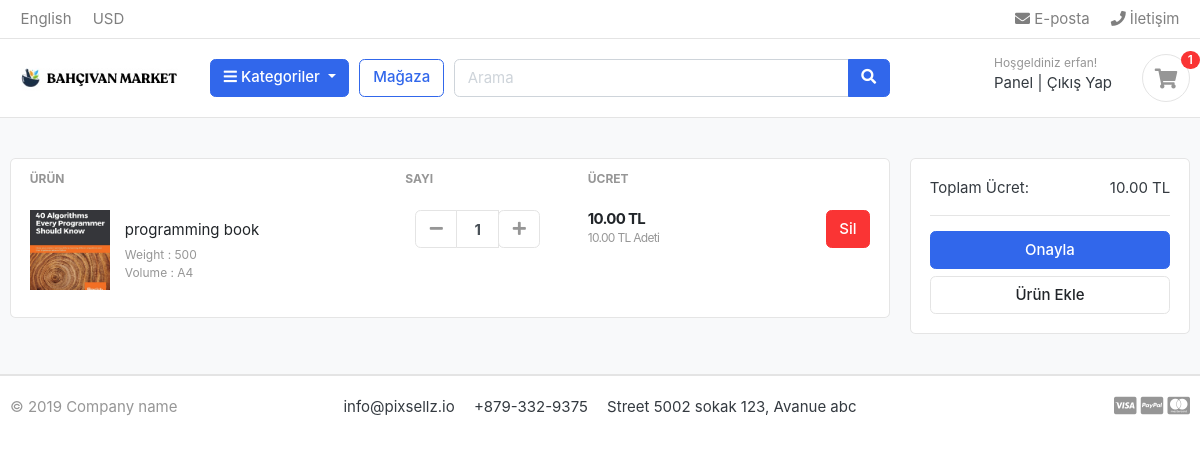
Screenshot of /cart/ (signed in) with the database file from the repository.
### accounts/models.py (models this page shows, shortened)
class Account(AbstractBaseUser):
    first_name = models.CharField(max_length=50,)
    last_name = models.CharField(max_length=50)
    username = models.CharField(max_length=50,unique=True)
    email = models.EmailField(max_length=100,unique=True)
    phone_number = models.CharField(max_length=14)
    date_joined = models.DateTimeField(auto_now_add=True)
    last_login = models.DateTimeField(auto_now_add=True)
    is_admin = models.BooleanField(default=False)
    is_staff = models.BooleanField(default=False)
    is_active = models.BooleanField(default=False)
    is_superadmin = models.BooleanField(default=False)
    USERNAME_FIELD = 'email'
    REQUIRED_FIELDS = ['username','first_name','last_name']
    objects = MyAccountManager()

### carts/models.py (models this page shows, shortened)
class CartItem(models.Model):
    user = models.ForeignKey(Account,on_delete=models.CASCADE,null=True)
    product = models.ForeignKey(Product, on_delete=models.CASCADE)
    variations = models.ManyToManyField(Variation,blank=True)
    cart = models.ForeignKey(Cart, on_delete=models.CASCADE,null=True)
    quantity = models.IntegerField()
    is_active = models.BooleanField(default=True)
    def sub_total(self):
        return self.product.price * self.quantity

### store/models.py (models this page shows, shortened)
class Product(models.Model):
    product_name = models.CharField(max_length=200, unique=True)
    slug = models.SlugField(max_length=200, unique=True)
    product_description = models.TextField(max_length=500, blank=True)
    price = models.DecimalField(max_digits=6, decimal_places=2)
    image = models.ImageField(upload_to='photos/product')
    stock  = models.IntegerField()
    is_avalible = models.BooleanField(default=True)
    category = models.ForeignKey(Category, on_delete=models.CASCADE)
    created_date  = models.DateTimeField(auto_now_add=True)
    modified_date = models.DateTimeField(auto_now = True)
    def get_url(self):
        return reverse('product_detail',args=[self.category.slug,self.slug])

class Variation(models.Model):
    product = models.ForeignKey(Product, on_delete=models.CASCADE)
    variation_category = models.CharField(max_length=50,choices=variation_category_choice)
    variation_value = models.CharField(max_length=255)
    is_active = models.BooleanField(default=True)
    created_date = models.DateTimeField(auto_now=True)
    objects = VariationManager()

### carts/views.py (the view)
# urls.py: path('',views.cart,name='cart'),
def cart(request,total=0,quantity=0,cart_items=None):
    try:
        grand_total = 0
        if request.user.is_authenticated:
            cart_items = CartItem.objects.filter(user=request.user, is_active= True)
        else:
            cart = Cart.objects.get(cart_id= _cart_id(request))
            cart_items = CartItem.objects.filter(cart=cart, is_active= True)
        for cart_item in cart_items:
            total += (cart_item.product.price * cart_item.quantity)
            quantity+= cart_item.quantity
        grand_total = total
    except ObjectDoesNotExist:
        pass
    context = {
        'total':total,
        'quantity':quantity,
        'cart_items':cart_items,
        'grand_total': grand_total,
    }
    return render(request,'store/cart.html/',context)

### carts/context_processors.py (called while the page is built)
def counter(request):
    cart_count = 0
    if 'admin' in request.path:
        return {}
    else:
        try:
            cart = Cart.objects.filter(cart_id = _cart_id(request))
            if request.user.is_authenticated:
                cart_items = CartItem.objects.all().filter(user= request.user)
            else:
                cart_items = CartItem.objects.all().filter(cart=cart[:1])
            for cart_item in cart_items:
                cart_count += cart_item.quantity
        except Cart.DoesNotExist:
            cart_count = 0
    return dict(cart_count=cart_count)

### carts/views.py (called while the page is built)
def _cart_id(request):
    cart = request.session.session_key
    if not cart:
        cart = request.session.create()
    return cart

### category/context_processors.py (called while the page is built)
def menu_links(request):
    links = Category.objects.all()
    return dict(links=links)

### category/models.py (called while the page is built)
    def get_url(self):
        return reverse('products_by_category',args = [self.slug ])

### templates/store/cart.html (shortened to what this page needs)
{% extends 'base.html' %}
{% load static %}
{% block content %}
<section class="section-content padding-y bg">
    <div class="container">
    {% if not cart_items %}
        <h2 class='text-center'>Sepetiniz şu an boş</h2>
        <br>
        <div class= 'text-center'>
            <a href= "{% url 'store' %}" class = 'btn btn-primary'>Alışverişe Devam Edin</a>
        </div>
    {% else %}
    <div class="row">
        <aside class="col-lg-9">
    <div class="card">
    <table class="table table-borderless table-shopping-cart">
    <thead class="text-muted">
    <tr class="small text-uppercase">
      <th scope="col">ÜRÜN</th>
      <th scope="col" width="120">SAYI</th>
      <th scope="col" width="120">ÜCRET</th>
      <th scope="col" class="text-right" width="200"> </th>
    </tr>
    </thead>
    <tbody>
    {% for cart_item in cart_items %}
    <tr>
        <td>
            <figure class="itemside align-items-center">
                <div class="aside"><img src="{{ cart_item.product.image.url }}" class="img-sm"></div>
                <figcaption class="info">
                    <a href="{{ cart_item.product.get_url  }}" class="title text-dark">{{ cart_item.product.product_name }}</a>
                    <p class="text-muted small">
                        {% if cart_item.variations.all %}
                            {% for item in cart_item.variations.all %}
                                {{item.variation_category | capfirst}} : {{item.variation_value | capfirst }} <br>
                            {% endfor %}
                        {% endif %}
                    </p>
                </figcaption>
            </figure>
        </td>
        <td>
                        <div class="col">
                            <div class="input-group input-spinner">
                                <div class="input-group-prepend">
                                <a href= "{% url 'remove_cart' cart_item.product.id cart_item.id %}"class="btn btn-light" type="button" id="button-plus"> <i class="fa fa-minus"></i> </a>
                                </div>
                                <input type="text" class="form-control"  value="{{ cart_item.quantity }}">
                                <div class="input-group-append">
                                <form action="{% url 'add_cart' cart_item.product.id %}" method="POST">
                                    <button class="btn btn-light" type="submit" id="button-minus"> <i class="fa fa-plus"></i> </button>
                                </form>
                                </div>
                            </div>
                        </div>
        </td>
        <td>
            <div class="price-wrap">
                <var class="price">{{ cart_item.sub_total }} TL</var>
                <small class="text-muted"> {{ cart_item.product.price }} TL Adeti</small>
            </div>
        </td>
        <td class="text-right">
        <a href="{% url 'remove_cart_item' cart_item.product.id cart_item.id %}" onclick="return confirm ('Bu ürünü silmek istediğinize emin misiniz?')" class="btn btn-danger"> Sil</a>
        </td>
    </tr>
    {% endfor %}
    </tbody>
    </table>
    </div>
        </aside>
        <aside class="col-lg-3">
            <div class="card">
            <div class="card-body">
                <dl class="dlist-align">
                  <dt>Toplam Ücret:</dt>
                  <dd class="text-right">{{ total }} TL</dd>
                </dl>
                <hr>
                <a href="{% url 'checkout' %}" class="btn btn-primary btn-block"> Onayla </a>
                <a href="{% url 'store' %}" class="btn btn-light btn-block">Ürün Ekle</a>
            </div>
            </div>
    </aside>
    </div>
    {% endif %}
    </div>
    </section>
{% endblock %}

### templates/includes/navbar.html (shortened to what this page needs)
{% load static %}
<header class="section-header">
    <nav class="navbar p-md-0 navbar-expand-sm navbar-light border-bottom">
    <div class="container">
      <div class="collapse navbar-collapse" id="navbarTop4">
        <ul class="navbar-nav mr-auto">
            <li class="nav-item dropdown">
                 <a href="#" class="nav-link">   English </a>
            </li>
            <li class="nav-item dropdown">
                <a href="#" class="nav-link"> USD </a>
            </li>
        </ul>
        <ul class="navbar-nav">
            <li><a href="#" class="nav-link"> <i class="fa fa-envelope"></i> E-posta </a></li>
            <li><a href="#" class="nav-link"> <i class="fa fa-phone"></i> İletişim </a></li>
        </ul>
      </div>
    </div>
    </nav>
    <section class="header-main border-bottom">
        <div class="container">
    <div class="row align-items-center">
        <div class="col-lg-2 col-md-3 col-6">
            <a href="{% url 'home' %}" class="brand-wrap">
                <img class="logo" src="{% static './images/bahcivan_logo.png' %}">
            </a>
        </div>
        <div class="col-lg col-sm col-md col-6 flex-grow-0">
            <div class="category-wrap dropdown d-inline-block float-right">
                <button type="button" class="btn btn-primary dropdown-toggle" data-toggle="dropdown">
                    <i class="fa fa-bars"></i> Kategoriler
                </button>
            </div>
        </div>
        <a href="{% url 'store' %}" class="btn btn-outline-primary">Mağaza</a>
        <div class="col-lg  col-md-6 col-sm-12 col">
            <form action="{% url 'search'%}" class="search" method='GET'>
                <div class="input-group w-100">
                    <input type="text" class="form-control" style="width:60%;" placeholder="Arama" name="keyword">
                    <div class="input-group-append">
                      <button class="btn btn-primary" type="submit">
                        <i class="fa fa-search"></i>
                      </button>
                    </div>
                </div>
            </form>
        </div>
        <div class="col-lg-3 col-sm-6 col-8 order-2 order-lg-3">
                    <div class="d-flex justify-content-end mb-3 mb-lg-0">
                        {% if user.id is None %}
                        <div class="widget-header">
                            <small class="title text-muted">Hoşgeldiniz Misafir!</small>
                            <div>
                                <a href="{% url 'login' %}">Giriş Yap</a> <span class="dark-transp"> | </span>
                                <a href="{% url 'register' %}"> Üye Ol</a>
                            </div>
                        </div>
                        {% else %}
                        <div class="widget-header">
                            <small class="title text-muted">Hoşgeldiniz {{ user.first_name }}! </small>
                            <div>
                                <a href="{% url 'dashboard' %}">Panel</a> <span class="dark-transp"> | </span>
                                <a href="{% url 'logout' %}">Çıkış Yap</a>
                            </div>
                        </div>
                        {% endif %}
                        <a href="{% url 'cart' %}" class="widget-header pl-3 ml-3">
                            <div class="icon icon-sm rounded-circle border"><i class="fa fa-shopping-cart"></i></div>
                            <span class="badge badge-pill badge-danger notify">{{ cart_count }}</span>
                        </a>
                    </div>
                </div>
    </div>
        </div>
    </section>
</header>

### static/css/ui.css (style rules this page uses)
html { font-family: "Inter", sans-serif; font-size: 15px; }
.price-wrap { letter-spacing: -0.7px; }
.icon-xs, .icon-sm, .icon-md, .icon-lg { display: inline-block; text-align: center; flex-shrink: 0; flex-grow: 0; }
.icon-sm { width: 48px; height: 48px; line-height: 48px !important; font-size: 20px; }
.img-xs, .img-sm, .img-md, .img-lg { -o-object-fit: cover; object-fit: cover; flex-shrink: 0; flex-grow: 0; }
.img-sm { width: 80px; height: 80px; }
.padding-y { padding-top: 40px; padding-bottom: 40px; }
var { font-style: normal; }
figure { margin-bottom: 0; }
.bg { background-color: #f8f9fa; }
p:last-child { margin-bottom: 0; }
.header-main { position: relative; padding-top: 1rem; padding-bottom: 1rem; }
.brand-wrap .logo, .navbar-brand .logo { margin-right: 7px; max-height: 42px; display: inline-block; }
.widget-header { display: inline-block; vertical-align: middle; position: relative; }
.widget-header a { color: #343a40; }
.widget-header i { color: #969696; }
.widget-header .title { display: block; }
.widget-header .notify { position: absolute; top: -3px; right: -10px; }
.btn-light { background-color: #fff; border-color: #e4e4e4; }
.btn-light i { color: #969696; }
.itemside { position: relative; display: flex; width: 100%; }
.itemside .aside { position: relative; flex-shrink: 0; }
.itemside .info { padding-left: 15px; padding-right: 7px; }
.itemside p { margin-bottom: 0; }
.itemside .title { display: block; margin-bottom: 5px; color: #212529; }
[class*=dlist-] { margin-bottom: 5px; }
[class*=dlist-] dd { margin-bottom: 0; }
.dlist-align { display: flex; }
.dlist-align dt { width: 150px; word-wrap: break-word; font-weight: normal; }
.dlist-align dd { flex-grow: 1; }
.notify { position: absolute; top: -4px; right: -10px; display: inline-block; padding: 0.25em 0.6em; font-size: 12px; line-height: 1; text-align: center; border-radius: 3rem; color: #fff; background-color: #fa3434; }
.price { font-weight: 600; color: #212529; }
.input-spinner { width: 125px; flex-wrap: nowrap; display: inline-flex; vertical-align: middle; }
.input-spinner input.form-control { text-align: center; max-width: 46px; font-weight: bold; flex-basis: 46px; border-color: #e4e4e4; flex-grow: 0; }
.input-spinner .btn { width: 42px; text-align: center; padding-left: 0.5rem; padding-right: 0.5rem; }
.table-shopping-cart.table td, .table-shopping-cart.table th { padding-left: 1.25rem; padding-right: 1.25rem; }
.table-shopping-cart .price-wrap { line-height: 1.2; }
.table-shopping-cart .price { font-weight: bold; margin-right: 5px; display: block; }

### rows the page displays
Account: first_name "erfan"
CartItem: product.image (picture), product.product_name "programming book", quantity "1", sub_total "10.00", product.price "10.00"
Variation: variation_category "Weight", variation_value "500"
Variation: variation_category "Volume", variation_value "A4"

### other values shown
{{ cart_count }} "1"
{{ total }} "10.00"
